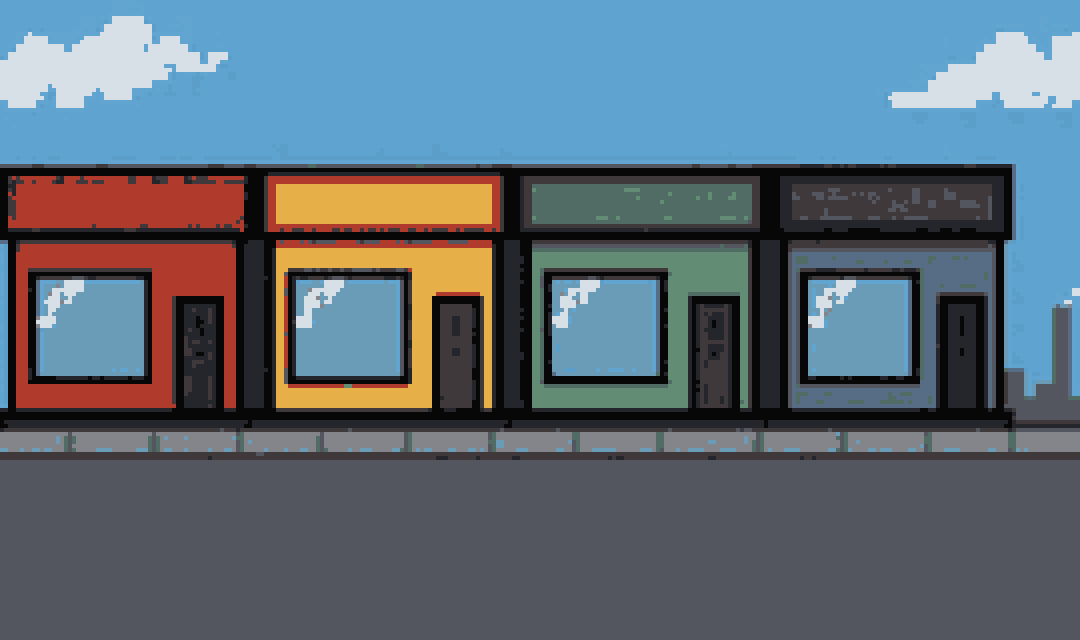
#> input picture assets/background/source/street-with-clouds-v1.png, 1080 x 640 px
$ python build_street_cloud_layer.py
#> lines starting #> are read from the running program, lines starting #| are printed output that depends on the picture
"""Split the baked street clouds into a reusable hard-alpha pixel sprite."""

from pathlib import Path

from PIL import Image


ROOT = Path(__file__).resolve().parents[1]
BACKGROUND = ROOT / "assets/background/street.png"
SOURCE = ROOT / "assets/background/source/street-with-clouds-v1.png"
CLOUD = ROOT / "assets/background/layers/street-cloud.png"

SKY = (95, 163, 208, 255)
CLOUD_WHITE = (214, 224, 230, 255)


def main() -> None:
    SOURCE.parent.mkdir(parents=True, exist_ok=True)
    CLOUD.parent.mkdir(parents=True, exist_ok=True)

    if not SOURCE.exists():
        Image.open(BACKGROUND).convert("RGBA").save(SOURCE)

    source = Image.open(SOURCE).convert("RGBA")
#> source is the input picture: PIL image 1080x640 RGBA; mean R, G, B, A 92.1, 107.1, 118.9, 255

    # The original art is a 4x nearest-neighbour enlargement. Keep the moving
    # layer on that same grid and retain only the solid cloud pixels.
    cloud = Image.new("RGBA", (240, 112), (0, 0, 0, 0))
#> cloud: PIL image 240x112 RGBA; every value is 0
    crop = source.crop((0, 8, 240, 120))
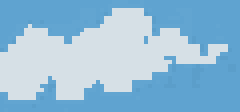
#> crop: PIL image 240x112 RGBA; mean R, G, B, A 146.4, 189.3, 217.4, 255
    for y in range(crop.height):
        for x in range(crop.width):
            if crop.getpixel((x, y)) == CLOUD_WHITE:
                cloud.putpixel((x, y), CLOUD_WHITE)
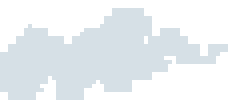
#> cloud: PIL image 240x112 RGBA; mean R, G, B, A 92, 96.3, 98.8, 109.6; transparent parts drawn white
    cloud.save(CLOUD)

    clean = source.copy()
    pixels = clean.load()
    # Rebuild only the empty sky band, leaving the shop silhouettes untouched.
    # Tiny 4px blue blocks preserve the deliberately cheap original texture.
    for y in range(164):
        for x in range(clean.width):
            pixels[x, y] = SKY
    texture_marks = [
        (28, 28, 8, 4, (98, 165, 209, 255)),
        (176, 122, 20, 4, (91, 158, 202, 255)),
        (386, 150, 36, 4, (98, 165, 209, 255)),
        (646, 64, 12, 4, (91, 158, 202, 255)),
        (824, 142, 44, 4, (98, 165, 209, 255)),
        (1032, 88, 20, 4, (91, 158, 202, 255)),
    ]
    for x, y, width, height, color in texture_marks:
        for py in range(y, y + height):
            for px in range(x, x + width):
                pixels[px, py] = color
    clean.save(BACKGROUND)
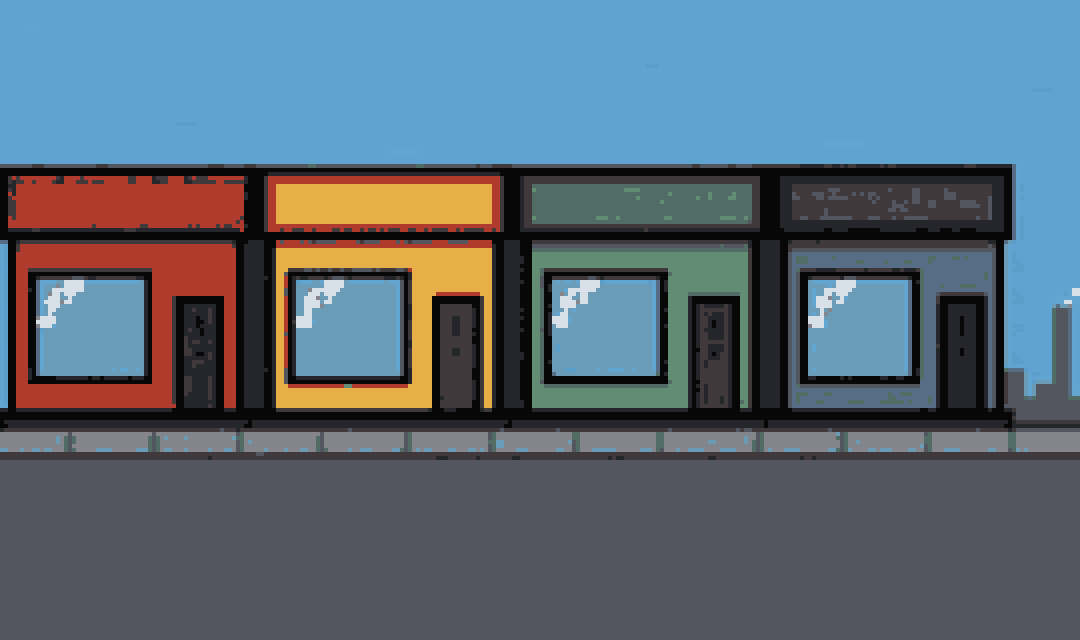
#> saved as street.png: PIL image 1080x640 RGBA; mean R, G, B, A 88.5, 105.3, 118.3, 255

    assert cloud.getextrema()[3] == (0, 255)
    assert all(channel in (0, 255) for channel in cloud.getchannel("A").getdata())
    print(f"wrote {BACKGROUND.relative_to(ROOT)} and {CLOUD.relative_to(ROOT)}")


if __name__ == "__main__":
    main()
